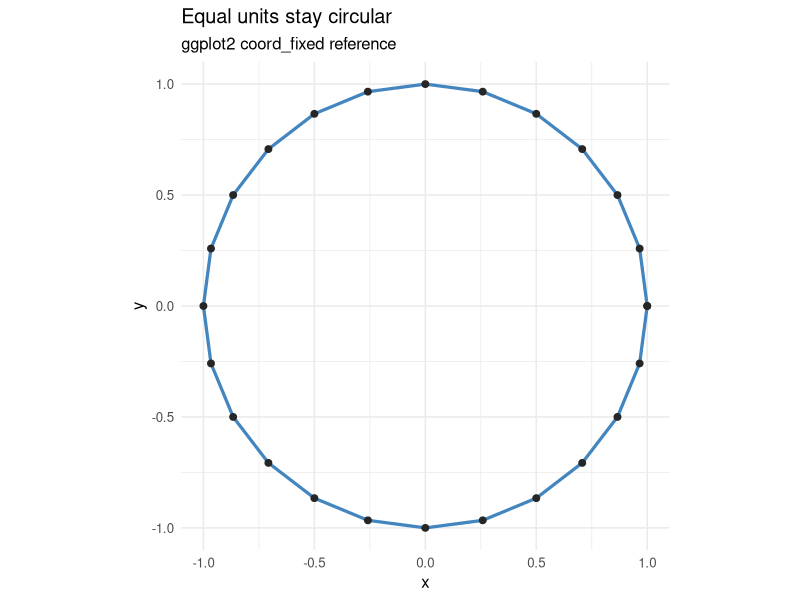

Here is the R script that generated this plot:
library(ggplot2)

angle <- seq(0, 2 * pi, length.out = 25)
rows <- data.frame(x = cos(angle), y = sin(angle))

plot <- ggplot(rows, aes(x, y)) +
  geom_path(linewidth = 1.1, colour = "#4385be") +
  geom_point(size = 2, colour = "#262626") +
  coord_fixed(ratio = 1) +
  labs(
    title = "Equal units stay circular",
    subtitle = "ggplot2 coord_fixed reference",
    x = "x",
    y = "y"
  ) +
  theme_minimal(base_size = 12)

ggsave(
  "artifacts/scale-equivalence/pr8-coord-fixed/ggplot2-reference.png",
  plot,
  width = 10,
  height = 7,
  dpi = 144,
  bg = "white"
)
